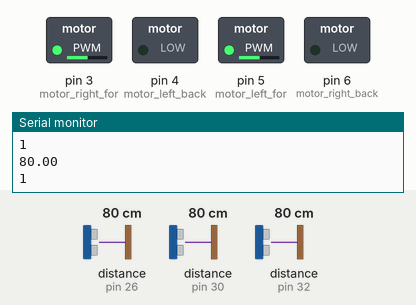
This sketch was run on a simulated Arduino Uno, built with avr-gcc and run on an emulated ATmega328P. Shown: switched loads named in the sketch (green lamp = pin HIGH), the last lines printed to the serial monitor. Dashed ring = blinking. Inputs (shaded band) come from the test bench; at power-on: distance to the obstacle (sensors on pin 32, pin 26, pin 30) 80 cm. The echo pulse lasts 58.3 µs per cm.

Above: at 1.3 s.
1.4 s: distance to the obstacle (sensor on pin 32) set to 10 cm
4.5 s: distance to the obstacle (sensor on pin 32) set to 7 cm
At 5.5 s:
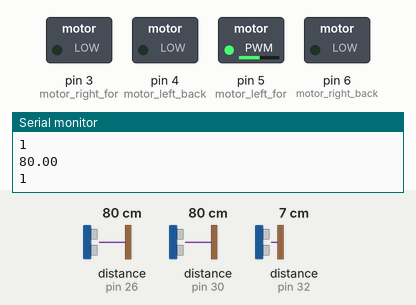
7.6 s: distance to the obstacle (sensor on pin 32) set to 9 cm
At 8.6 s:
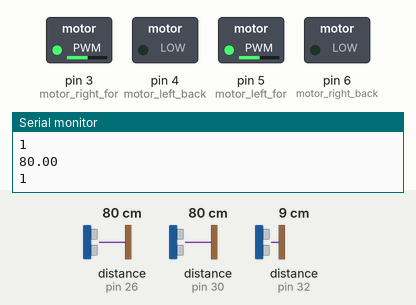
10.7 s: distance to the obstacle (sensor on pin 26) set to 2 cm
At 11.5 s:
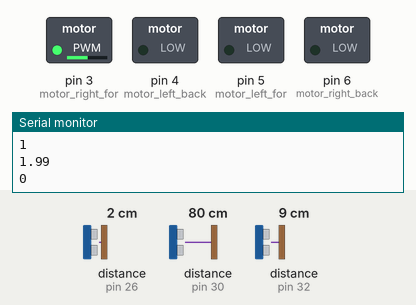
13.8 s: distance to the obstacle (sensor on pin 30) set to 32 cm
16.9 s: distance to the obstacle (sensor on pin 30) set to 27 cm
At 18.66 s:
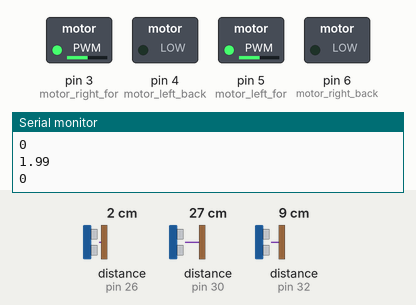
Timing chart, 0 to 21.0 s (numbered marks = the images above; inputs shaded):
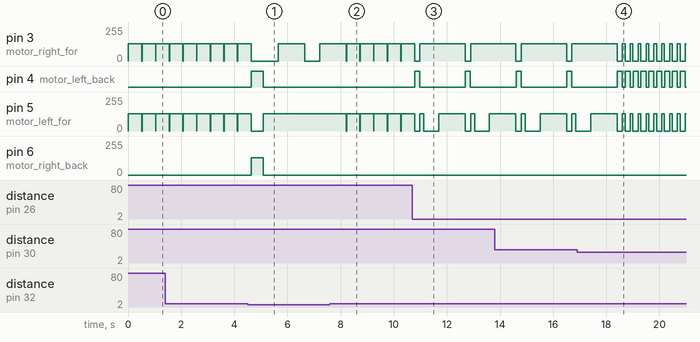

Measured:
- the behaviour switches between 9 and 8 cm on distance to the obstacle (sensor on pin 32) (found by bisection; images 0 and 1)
- the behaviour switches between 30 and 29 cm on distance to the obstacle (sensor on pin 30) (found by bisection; images 3 and 4)
- after the input at 4.5 s, pin 4 (motor_left_back): LOW → HIGH after 0.15 s, → LOW 0.45 s later; pin 6 (motor_right_back): 0/255 → 130/255 after 0.15 s, → 0/255 0.45 s later
- after the input at 7.6 s, pin 4 (motor_left_back): stays LOW (without the input it goes to HIGH after 0.63 s); pin 6 (motor_right_back): stays 0/255 (without the input it goes to 130/255 after 0.63 s)
- after the input at 10.7 s, pin 3 (motor_right_for): 0/255 → 130/255 after 0.28 s, → 0/255 1.7 s later, → 130/255 0.20 s later; pin 4 (motor_left_back): alternates HIGH for 0.19 s and LOW for 1.7 s, starting after 0.09 s
- after the input at 16.9 s, pin 3 (motor_right_for): alternates 130/255 for 0.10 s and 0/255 for 0.20 s, starting after 1.8 s; pin 4 (motor_left_back): alternates HIGH for 0.19 s and LOW for 0.11 s, starting after 1.8 s
- by itself, pin 3 (motor_right_for): alternates 130/255 for 0.50 s and 0/255 for 0.01 s
- by itself, pin 5 (motor_left_for): repeats every 0.30 s: 0/255 0.20 s, 130/255 0.10 s

The sketch:

F74041022_Final_Round_1.ino
```cpp
#include <Ultrasonic.h>
#define front_trig 22
#define front_echo 32
#define left_trig 28
#define left_echo 30
#define right_trig 24
#define right_echo 26
#define motor_right_back 6
#define motor_right_for 3
#define motor_left_back 4
#define motor_left_for 5

#define front_dir 0
#define left_dir 1
#define right_dir 2

Ultrasonic front(front_trig, front_echo);
Ultrasonic left(left_trig, left_echo);
Ultrasonic right(right_trig, right_echo);

int v = 130,last_cross, mapping_front=0, mapping_cross=0;
float front_dis, right_dis, left_dis, temp=0.0;
bool back = false, front_sta, left_sta, right_sta;
bool mapping[6][6] = {true},inf_loop = false;

void for_back(int mot_1,int mot_2,int dur){
  analogWrite(mot_1, v);
  analogWrite(mot_2, v);
  delay(dur);
  analogWrite(mot_1,0);
  analogWrite(mot_2,0);
}

void turn(int mot,int dur){
  analogWrite(mot, v);
  delay(dur);
  analogWrite(mot,0);
}

void line(int front,int left,int right){
  if(front < 8){
    for_back(motor_right_back,motor_left_back,450);
    front_sta = true;
    left_sta = true;
    right_sta = true;
  }
  else if (left < 5) {
    turn(motor_right_back,190);
    front_sta = true;
    left_sta = true;
    right_sta = true;
  }
  else if (right < 5) {
    turn(motor_left_back,190);
    front_sta = true;
    left_sta = true;
    right_sta = true;
  }
}
void setup() {
  Serial.begin(9600);
  pinMode(motor_right_back, OUTPUT);
  pinMode(motor_right_for, OUTPUT);
  pinMode(motor_left_back, OUTPUT);
  pinMode(motor_left_for, OUTPUT);
  analogWrite(motor_right_for, 0);
  analogWrite(motor_right_back, 0);
  analogWrite(motor_left_for, 0);
  analogWrite(motor_left_back, 0);

}
//調整轉彎後前進距離

void loop() {
  //測距
  long front_sec = front.timing(), left_sec = left.timing(), right_sec = right.timing();
  front_dis = front.convert(front_sec, Ultrasonic::CM);
  left_dis = left.convert(left_sec, Ultrasonic::CM);
  right_dis = right.convert(right_sec, Ultrasonic::CM);
  //紀錄路徑
  if(temp==0.0){
    temp = front_dis;
  }
  else{
    if(front_dis-temp>28){
      temp=front_dis;
      mapping[mapping_cross][mapping_front] = false;
      mapping_front++;
    }
  }
  //直線校正
  line(front_dis,left_dis,right_dis);
  //路線判斷
  if(back!=true){
    if (front_dis <= 8) { front_sta = false;
    }
    else {  front_sta = true;
    }
    if (left_dis >= 30) { left_sta = true;
    }
    else {  left_sta = false;
    }
    if (right_dis >= 30) {  right_sta = true;
    }
    else {  right_sta = false;
    }
  }
  else{
    if (left_dis >= 100) { left_sta = true;
    }
    else {  left_sta = false;
    }
    if (right_dis >= 100) {  right_sta = true;
    }
    else {  right_sta = false;
    }
  }
  //
  Serial.println(front_dis);
  Serial.println(front_sta);
  Serial.println(left_dis);
  Serial.println(left_sta);
  Serial.println(right_dis);
  Serial.println(right_sta);
  //不合理
  /*if(front_dis>500 || right_dis>500 || left_dis>500){
    front_sta = true;
    left_sta = true;
    right_sta = true;
  }*/
  //按照路線判斷走
  if (back == false) {
    switch (front_sta) {
      case true:
        switch (left_sta) {
          case true:
            switch (right_sta) {
              case true:
                //TTT
                //worst situation
                 for_back(motor_right_for,motor_left_for,500);
                break;
              case false:
                //TTF
                //if(mapping[mapping_cross][mapping_front]) {
                  for_back(motor_right_for,motor_left_for,150);
                  turn(motor_right_for,560);
                  for_back(motor_right_for,motor_left_for,1000);
                  last_cross = left_dir;
                  //mapping_cross++;
                //}
                break;
            }
            break;
          case false:
            switch (right_sta) {
              case true:
                //TFT
                //if(mapping[mapping_cross][mapping_front]) {
                  for_back(motor_right_for,motor_left_for,150);
                  turn(motor_left_for,560);
                  for_back(motor_right_for,motor_left_for,1000);
                  last_cross = right_dir ;
                  //mapping_cross++;
                //}
                break;
              case false:
                //TFF
                for_back(motor_right_for,motor_left_for,100);
                break;
            }
            break;
        }
        break;
      case false:
        switch (left_sta) {
          case true:
            switch (right_sta) {
              case true:
                //FTT
                //worst situation
                if(inf_loop){
                  turn(motor_right_for,560);
                  for_back(motor_right_for,motor_left_for,1000);
                  last_cross = front_dir;
                  inf_loop = false;
                }
                else{
                  turn(motor_left_for,560);
                  for_back(motor_right_for,motor_left_for,1000);
                  last_cross = front_dir;
                  inf_loop = true;
                }
                turn(motor_left_for,560);
                for_back(motor_right_for,motor_left_for,1000);
                last_cross = front_dir;
                //mapping_cross++;
                break;
              case false:
                //FTF
                for_back(motor_right_for,motor_left_for,150);
                turn(motor_right_for,560);
                for_back(motor_right_for,motor_left_for,1000);
                //mapping_cross++;
                break;
            }
            break;
          case false:
            switch (right_sta) {
              case true:
                //FFT
                for_back(motor_right_for,motor_left_for,150);
                turn(motor_left_for,560);
                for_back(motor_right_for,motor_left_for,1000);
                //mapping_cross++;
                break;
              case false:
                //FFF
                for_back(motor_right_for,motor_left_back,540);
                back = true;
                break;
            }
            break;
        }
        break;
    }
  }
  else {
    //倒退
    if (left_sta != false && right_sta != false) {
      switch (last_cross) {
        case 0:
          for_back(motor_right_for,motor_left_for,1000);
          break;
        case 1:
          for_back(motor_right_for,motor_left_for,50);
          turn(motor_right_for,590);
          for_back(motor_right_for,motor_left_for,1000);
          break;
        case 2:
          for_back(motor_right_for,motor_left_for,50);
          turn(motor_left_for,590);
          for_back(motor_right_for,motor_left_for,1000);
          break;
      }
      back = false;
    }
    else {
      for_back(motor_right_for,motor_left_for,200);
    }
  }
}
```
